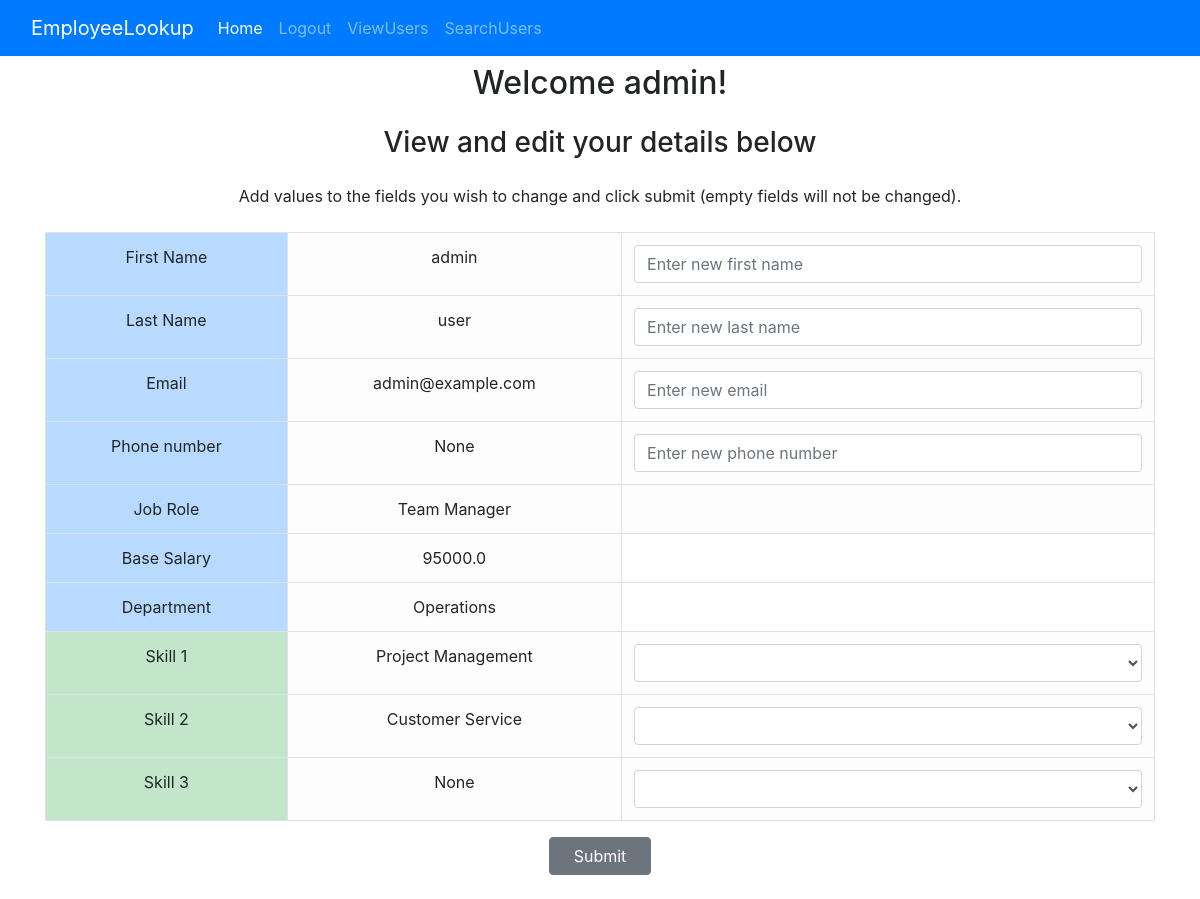
The page /home (signed in) on the database as committed earlier.
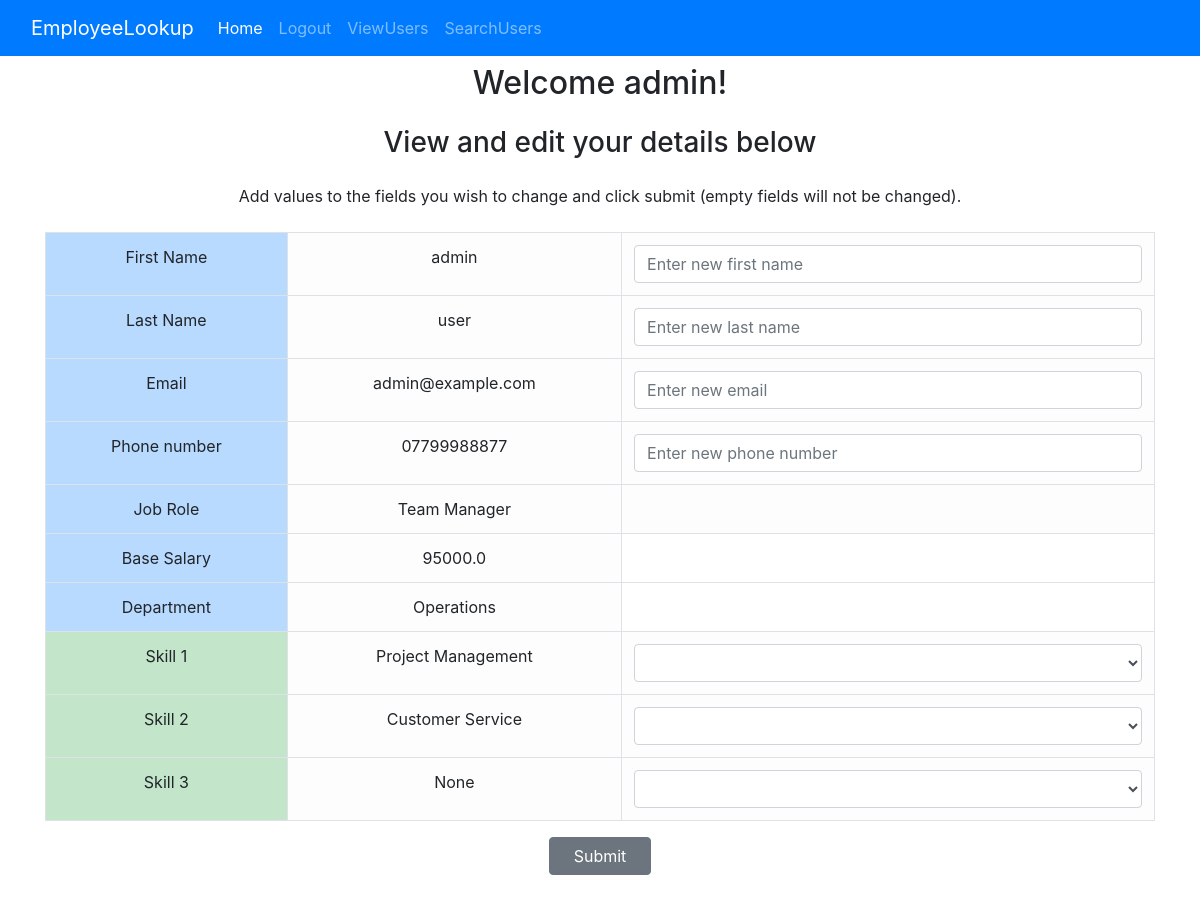
The same page on the database as committed later.
### website/models.py (models this page shows, shortened)
class User(db.Model, UserMixin):
    id = db.Column(db.Integer, primary_key=True)
    email = db.Column(db.String(120), unique=True, nullable=False)
    password = db.Column(db.String(60), nullable=False)
    first_name = db.Column(db.String(30), nullable=False)
    last_name = db.Column(db.String(30), nullable=False)
    skill_1 = db.Column(db.String(60), nullable=True)
    skill_2 = db.Column(db.String(60), nullable=True)
    skill_3 = db.Column(db.String(60), nullable=True)
    is_admin = db.Column(db.Boolean, default=False)
    contact_number = db.Column(db.String(30), nullable=True)
    job_id = db.Column(db.Integer, db.ForeignKey("job.id"), nullable=True)
    job = db.relationship("Job")

### website/routes.py (the view)
@main.route("/")
@main.route("/home", methods=["GET", "POST"])
@login_required
def home():
    form = UpdateUserForm()
    if form.validate_on_submit():
        user = User.query.filter_by(id=current_user.id).first()
        update_user(user)
    return render_template(
        "home.html",
        user=current_user,
        job_roles=JobRoles,
        jobs=Job.query.all(),
        is_home=True,
        skills=Skills,
        form=form,
    )

### website/forms.py
class UpdateUserForm(FlaskForm):
    email = StringField("Email", validators=[Optional(), Email()])
    first_name = StringField("First Name", validators=[Optional(), Length(min=2, max=30)])
    last_name = StringField("Last Name", validators=[Optional(), Length(min=2, max=30)])
    contact_number = StringField("Contact Number", validators=[Optional(), Length(min=2, max=20)])

### website/models.py (called while the page is built)
@login_manager.user_loader
def load_user(user_id):
    return User.query.get(int(user_id))

### website/templates/home.html (shortened to what the changed rows need)
{% extends "base.html" %}
{% block content %}
    {% if is_home %}
        <h2 class="text-center p-2">Welcome {{ user.first_name }}!</h2>
        <h3 class="text-center p-2">View and edit your details below</h3>
        <p class="text-center p-2">
            Add values to the fields you wish to change and click submit (empty fields will not
            be
            changed).
        </p>
    {% else %}
        <h2 class="text-center p-2 text-danger">This is an admin area</h2>
        <h3 class="text-center p-2">View and edit employee details below</h3>
    {% endif %}
    <container class="container d-flex flex-column">
        <form method="POST"
                {% if is_home %} action="/home" {% else %}
              action="{{ url_for('main.view_record', user_id=user.id) }}" {% endif %}
              class="d-flex flex-column mb-4">
            <table class="table table-bordered text-center mx-auto">
                <tr>
                    <td class="table-primary">First Name</td>
                    <td class="table-light">{{ user.first_name }}</td>
                    <td class="table-light">
                        {{ form.first_name(class="validate form-control", placeholder="Enter new first name") }}
                    </td>
                </tr>
                <tr>
                    <td class="table-primary">Last Name</td>
                    <td class="table-light">{{ user.last_name }}</td>
                    <td class="table-light">
                        {{ form.last_name(class="validate form-control", placeholder="Enter new last name") }}
                    </td>
                </tr>
                <tr>
                    <td class="table-primary">Email</td>
                    <td class="table-light">{{ user.email }}</td>
                    <td class="table-light">
                        {{ form.email(class="validate form-control", placeholder="Enter new email") }}
                    </td>
                </tr>
                <tr>
                    <td class="table-primary">Phone number</td>
                    <td class="table-light">{{ user.contact_number }}</td>
                    <td class="table-light">
                        {{ form.contact_number(class="validate form-control", placeholder="Enter new phone number") }}
                    </td>
                </tr>
                <tr>
                    <td class="table-success">Skill 1</td>
                    <td class="table-light">{{ user.skill_1 }}</td>
                    <td class="table-light">
                        <select name="skill_1" id="skill_1" class="form-control">
                        </select>
                    </td>
                </tr>
                <tr>
                    <td class="table-success">Skill 2</td>
                    <td class="table-light">{{ user.skill_2 }}</td>
                    <td class="table-light">
                        <select name="skill_2" id="skill_2" class="form-control">
                        </select>
                    </td>
                </tr>
                <tr>
                    <td class="table-success">Skill 3</td>
                    <td class="table-light">{{ user.skill_3 }}</td>
                    <td class="table-light">
                        <select name="skill_3" id="skill_3" class="form-control">
                        </select>
                    </td>
                </tr>
            </table>
        </form>
    </container>
{% endblock %}

Rows that differ between the two databases and show on the page:
changed User "admin": contact_number "None" → "07799988877"
